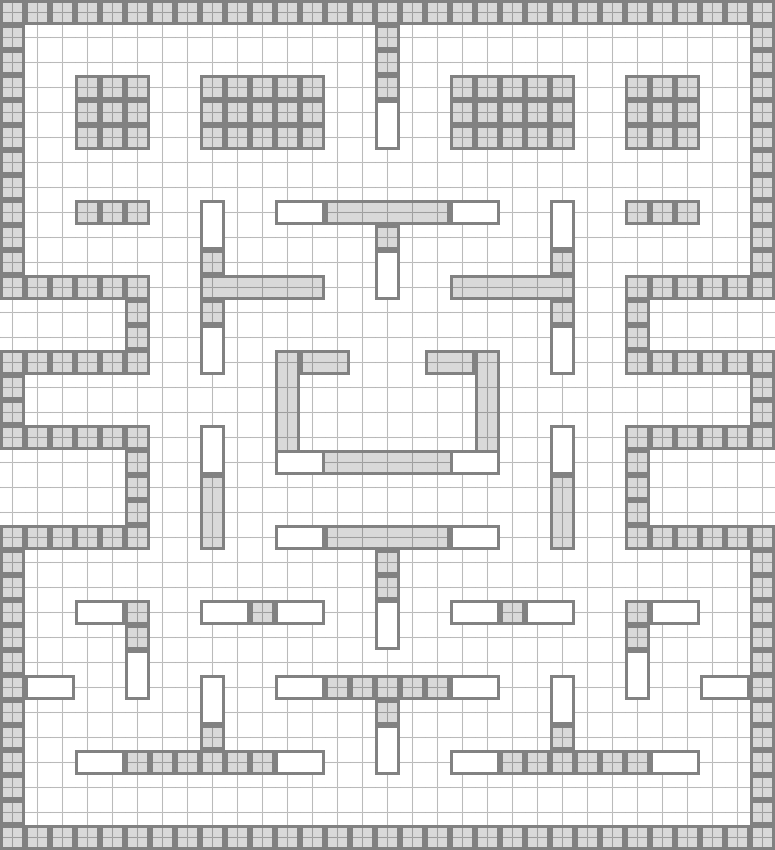

The image is a tile-based game level rendered from a .tmx file. Its description and source (layers, tilesets, objects; grid data summarised) follow:
An orthogonal 31x34 tile map with 25x25 px tiles, 2 tile layers (bg, walls), 2 tilesets and 5 objects (3x light).

<map version="1.0" orientation="orthogonal" renderorder="right-down" width="31" height="34" tilewidth="25" tileheight="25" nextobjectid="46">
 <tileset firstgid="1" name="tiles_25" tilewidth="25" tileheight="25" tilecount="6" columns="6">
  <image source="tiles_25.png" width="150" height="25" />
 </tileset>
 <tileset firstgid="7" name="wall-tiles" tilewidth="25" tileheight="25" tilecount="36" columns="12">
  <image source="wall-tiles.png" width="300" height="75" />
  <tile id="0">
   <properties>
    <property name="isOpaque" type="bool" value="true" />
   </properties>
  </tile>
  <tile id="1">
   <properties>
    <property name="isOpaque" type="bool" value="true" />
   </properties>
  </tile>
  <tile id="2">
   <properties>
    <property name="isOpaque" type="bool" value="true" />
   </properties>
  </tile>
  <tile id="3">
   <properties>
    <property name="isOpaque" type="bool" value="true" />
   </properties>
  </tile>
  <tile id="4">
   <properties>
    <property name="isOpaque" type="bool" value="true" />
   </properties>
  </tile>
  <tile id="5">
   <properties>
    <property name="isOpaque" type="bool" value="true" />
   </properties>
  </tile>
  <tile id="6">
   <properties>
    <property name="isOpaque" type="bool" value="true" />
   </properties>
  </tile>
  <tile id="7">
   <properties>
    <property name="isOpaque" type="bool" value="false" />
   </properties>
   <objectgroup draworder="index">
    <object id="1" x="8" y="8" width="10" height="10" />
   </objectgroup>
  </tile>
  <tile id="12">
   <properties>
    <property name="isOpaque" type="bool" value="false" />
   </properties>
  </tile>
  <tile id="14">
   <properties>
    <property name="isOpaque" type="bool" value="false" />
   </properties>
  </tile>
  <tile id="15">
   <properties>
    <property name="isOpaque" type="bool" value="false" />
   </properties>
  </tile>
  <tile id="16">
   <properties>
    <property name="isOpaque" type="bool" value="false" />
   </properties>
  </tile>
  <tile id="17">
   <properties>
    <property name="isOpaque" type="bool" value="false" />
   </properties>
  </tile>
  <tile id="18">
   <properties>
    <property name="isOpaque" type="bool" value="false" />
   </properties>
  </tile>
  <tile id="19">
   <properties>
    <property name="isOpaque" type="bool" value="false" />
   </properties>
  </tile>
  <tile id="24">
   <properties>
    <property name="isOpaque" type="bool" value="false" />
   </properties>
  </tile>
  <tile id="25">
   <properties>
    <property name="isOpaque" type="bool" value="false" />
   </properties>
  </tile>
  <tile id="26">
   <properties>
    <property name="isOpaque" type="bool" value="false" />
   </properties>
  </tile>
  <tile id="27">
   <properties>
    <property name="isOpaque" type="bool" value="false" />
   </properties>
  </tile>
  <tile id="28">
   <properties>
    <property name="isOpaque" type="bool" value="false" />
   </properties>
  </tile>
  <tile id="29">
   <properties>
    <property name="isOpaque" type="bool" value="false" />
   </properties>
  </tile>
  <tile id="30">
   <properties>
    <property name="isOpaque" type="bool" value="false" />
   </properties>
  </tile>
 </tileset>
 <layer name="bg" width="31" height="34">
  <data>[1054 cells, 1054 non-empty, 1 distinct tile ids]</data>
 </layer>
 <layer name="walls" width="31" height="34">
  <data>[1054 cells, 367 non-empty, 11 distinct tile ids]</data>
 </layer>
 <objectgroup name="player">
  <object id="1" gid="3" x="375" y="350" width="25" height="25" />
 </objectgroup>
 <objectgroup name="lights">
  <object id="37" name="light" type="light" gid="2" x="375" y="425" width="25" height="25">
   <properties>
    <property name="color" type="color" value="#ff0099ff" />
    <property name="radius" value="250" />
   </properties>
  </object>
  <object id="43" name="light" type="light" gid="2" x="51" y="412" width="25" height="25">
   <properties>
    <property name="color" type="color" value="#ff02f3ff" />
    <property name="radius" value="200" />
   </properties>
  </object>
  <object id="44" name="light" type="light" gid="2" x="700" y="411" width="25" height="25">
   <properties>
    <property name="color" type="color" value="#ff02f3ff" />
    <property name="radius" value="200" />
   </properties>
  </object>
 </objectgroup>
</map>